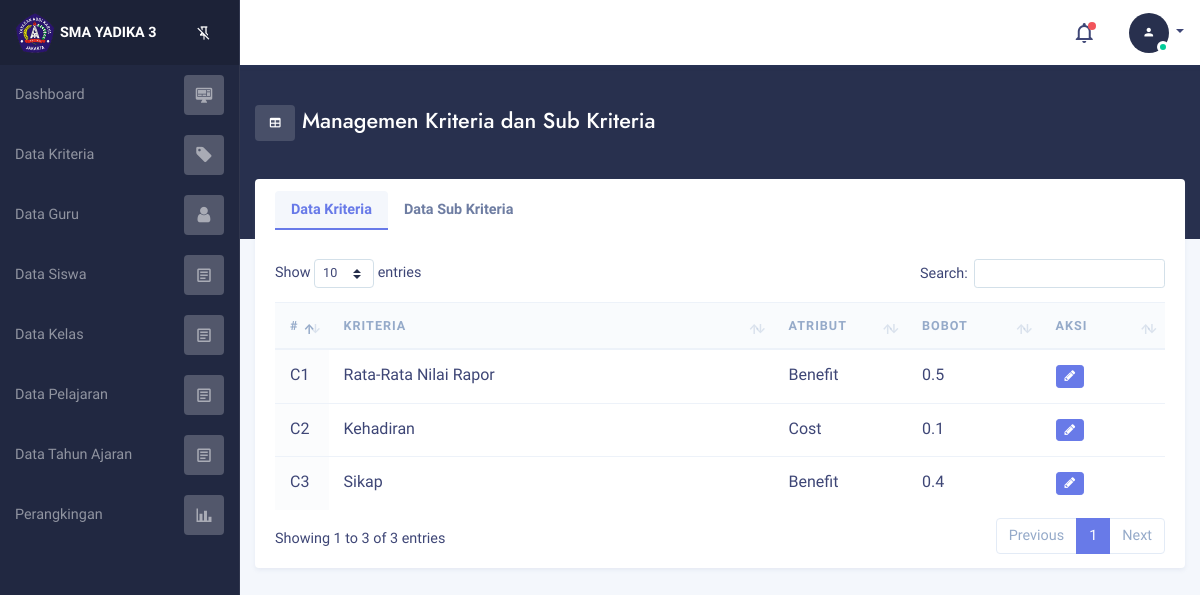
The app's page /index.php?p=kriteria (signed in) with its own data.
### tables this page shows
CREATE TABLE `tbl_kriteria`  (
  `id_kriteria` int(11) NOT NULL AUTO_INCREMENT,
  `nama_kriteria` varchar(150) NOT NULL,
  `atribut_kriteria` set('Benefit','Cost') NOT NULL,
  `bobot_kriteria` float NOT NULL,
  PRIMARY KEY (`id_kriteria`) USING BTREE
);

### pages/v_kriteria.php (the view, shortened to what this page needs)
<?php
   $kriteria = mysqli_query($db, "SELECT * from tbl_kriteria");
?>
<div class="bg-dark">
    <div class="container  m-b-30">
        <div class="row">
            <div class="col-12 text-white p-t-40 p-b-90">
                <h4 class=""> <span class="btn btn-white-translucent">
                        <i class="mdi mdi-table "></i></span> Managemen Kriteria dan Sub Kriteria
                </h4>
            </div>
        </div>
    </div>
</div>
<div class="container  pull-up">
    <div class="row">
        <div class="col-12">
            <div class="card mb-3">
                <div class="card-body">
                    <ul class="nav nav-tabs tab-line" id="myTab2" role="tablist">
                        <li class="nav-item">
                            <a class="nav-link active" id="kriteria-tab2" data-toggle="tab" href="#line-kriteria" role="tab"
                                aria-controls="kriteria" aria-selected="true">Data Kriteria</a>
                        </li>
                        <li class="nav-item">
                            <a class="nav-link" id="subkriteria-tab2" data-toggle="tab" href="#line-subkriteria" role="tab"
                                aria-controls="subkriteria" aria-selected="false">Data Sub Kriteria</a>
                        </li>
                    </ul>
                    <div class="tab-content" id="myTabContent2">
                        <div class="tab-pane fade active show" id="line-kriteria" role="tabpanel"
                            aria-labelledby="kriteria-tab">
                            <div class="table-responsive p-t-10">
                                <table id="example" class="table" style="width:100%">
                                    <thead>
                                        <tr>
                                            <th>#</th>
                                            <th>Kriteria</th>
                                            <th>Atribut</th>
                                            <th>Bobot</th>
                                            <th>Aksi</th>
                                        </tr>
                                    </thead>
                                    <tbody>
                                        <?php $no=1; while($row = mysqli_fetch_array($kriteria)) {?>
                                        <tr>
                                            <td width="3%">C<?=$row['id_kriteria']?></td>
                                            <td width="50%"><?=$row['nama_kriteria']?></td>
                                            <td width="15%"><?=$row['atribut_kriteria']?></td>
                                            <td width="15%"><?=$row['bobot_kriteria']?></td>
                                            <td>
                                                <a href="<?=BASE_URL?>/index.php?p=update_kriteria&id=<?=$row['id_kriteria']?>"
                                                    class="btn btn-sm btn-primary"><i class="fa fa-pencil"></i></a>
                                            </td>
                                        </tr>
                                        <?php }?>
                                    </tbody>
                                </table>
                            </div>
                        </div>
                    </div>
                </div>
            </div>
        </div>
    </div>
</div>

### template/header.php (shortened to what this page needs)
<!DOCTYPE html>
<html lang="en">
<head>
    <link rel="stylesheet" href="assets/vendor/pace/pace.css">
    <link rel="stylesheet" type="text/css" href="assets/vendor/bootstrap-datepicker/css/bootstrap-datepicker3.min.css">
    <link rel="stylesheet" type="text/css" href="assets/vendor/jquery-scrollbar/jquery.scrollbar.css">
    <link rel="stylesheet" href="assets/vendor/select2/css/select2.min.css">
    <link rel="stylesheet" href="assets/vendor/jquery-ui/jquery-ui.min.css">
    <link rel="stylesheet" href="assets/vendor/daterangepicker/daterangepicker.css">
    <link rel="stylesheet" href="assets/vendor/timepicker/bootstrap-timepicker.min.css">
    <link rel="stylesheet" href="assets/fonts/jost/jost.css">
    <link rel="stylesheet" href="https://stackpath.bootstrapcdn.com/font-awesome/4.7.0/css/font-awesome.min.css">
    <link rel="stylesheet" type="text/css" href="assets/fonts/materialdesignicons/materialdesignicons.min.css">
    <link rel="stylesheet" type="text/css" href="assets/css/atmos.css">
    <link rel="stylesheet" href="assets/vendor/DataTables/datatables.min.css">
    <link rel="stylesheet" href="assets/vendor/DataTables/DataTables-1.10.18/css/dataTables.bootstrap4.min.css">
</head>

### index.php (shortened to what this page needs)
<?php include "template/header.php";?>
<body class="sidebar-pinned">
    <?php include "template/sidebar.php";?>
    <main class="admin-main">
    <?php include "template/navbar.php";?>
        <section class="admin-content">
            <?php include "media.php";?>
        </section>
    </main>
</body>
</html>

### template/sidebar.php (shortened to what this page needs)
<aside class="admin-sidebar">
    <div class="admin-sidebar-brand">
        <img class="admin-brand-logo" src="assets/img/logo.png" width="40" alt="atmos Logo">
        <span class="admin-brand-content"><a href="index.html">SMA YADIKA 3</a></span>
        <div class="ml-auto">
            <a href="#" class="admin-pin-sidebar btn-ghost btn btn-rounded-circle"></a>
        </div>
    </div>
    <div class="admin-sidebar-wrapper js-scrollbar">
        <ul class="menu">
            <li class="menu-item <?=@$_GET['p']=='dashboard' || !$_GET['p']?'active':''?>">
                <a href="index.php?p=dashboard" class="menu-link">
                    <span class="menu-label">
                        <span class="menu-name">Dashboard
                        </span>
                    </span>
                    <span class="menu-icon">
                        <i class="icon-placeholder mdi mdi mdi-desktop-mac-dashboard"></i>
                    </span>
                </a>
            </li>
            <?php if($_SESSION['Role']=='Admin') {?>
            <li class="menu-item <?=@$_GET['p']=='kriteria'?'activate':''?>">
                <a href="index.php?p=kriteria" class="menu-link">
                    <span class="menu-label">
                        <span class="menu-name">Data Kriteria
                        </span>
                    </span>
                    <span class="menu-icon">
                        <i class="icon-placeholder fa fa-tag"></i>
                    </span>
                </a>
            </li>
            <li class="menu-item <?=(@$_GET['p']=='guru' || @$_GET['p']=='update_guru')?'active':''?>">
                <a href="index.php?p=guru" class="menu-link">
                    <span class="menu-label">
                        <span class="menu-name">Data Guru
                        </span>
                    </span>
                    <span class="menu-icon">
                        <i class="icon-placeholder fa fa-user"></i>
                    </span>
                </a>
            </li>
            <li class="menu-item <?=@$_GET['p']=='siswa'?'active':''?>">
                <a href="index.php?p=siswa" class="menu-link">
                    <span class="menu-label">
                        <span class="menu-name">Data Siswa
                        </span>
                    </span>
                    <span class="menu-icon">
                        <i class="icon-placeholder mdi mdi-file-document-box-outline"></i>
                    </span>
                </a>
            </li>
            <li class="menu-item <?=@$_GET['p']=='kelas'?'active':''?>">
                <a href="index.php?p=kelas" class="menu-link">
                    <span class="menu-label">
                        <span class="menu-name">Data Kelas
                        </span>
                    </span>
                    <span class="menu-icon">
                        <i class="icon-placeholder mdi mdi-file-document-box-outline"></i>
                    </span>
                </a>
            </li>
            <li class="menu-item <?=@$_GET['p']=='pelajaran'?'active':''?>">
                <a href="index.php?p=pelajaran" class="menu-link">
                    <span class="menu-label">
                        <span class="menu-name">Data Pelajaran
                        </span>
                    </span>
                    <span class="menu-icon">
                        <i class="icon-placeholder mdi mdi-file-document-box-outline"></i>
                    </span>
                </a>
            </li>
            <li class="menu-item <?=@$_GET['p']=='ajaran'?'active':''?>">
                <a href="index.php?p=ajaran" class="menu-link">
                    <span class="menu-label">
                        <span class="menu-name">Data Tahun Ajaran
                        </span>
                    </span>
                    <span class="menu-icon">
                        <i class="icon-placeholder mdi mdi-file-document-box-outline"></i>
                    </span>
                </a>
            </li>
            <?php }?>
            <?php if($_SESSION['Role']!='Guru') {?>
            <li class="menu-item <?=@$_GET['p']=='ranking'?'active':''?>">
                <a href="index.php?p=ranking" class="menu-link">
                    <span class="menu-label">
                        <span class="menu-name">Perangkingan
                        </span>
                    </span>
                    <span class="menu-icon">
                        <i class="icon-placeholder mdi mdi-chart-bar"></i>
                    </span>
                </a>
            </li>
            <?php }?>
        </ul>
    </div>
</aside>

### template/navbar.php (shortened to what this page needs)
<header class="admin-header">
    <nav class=" ml-auto">
        <ul class="nav align-items-center">
            <li class="nav-item">
                <div class="dropdown">
                    <a href="#" class="nav-link" data-toggle="dropdown" aria-haspopup="true" aria-expanded="false"> <i
                            class="mdi mdi-24px mdi-bell-outline"></i>
                        <span class="notification-counter"></span>
                    </a>
                </div>
            </li>
            <li class="nav-item dropdown ">
                <a class="nav-link dropdown-toggle" href="#" role="button" data-toggle="dropdown" aria-haspopup="true"
                    aria-expanded="false">
                    <div class="avatar avatar-sm avatar-online">
                        <span class="avatar-title rounded-circle bg-dark">
                            <i class="icon-placeholder mdi mdi-account"></i>
                        </span>
                    </div>
                </a>
            </li>
        </ul>
    </nav>
</header>

### media.php (shortened to what this page needs)
<?php
    $page = @$_GET['p'];
    if(!$page) {
        include "pages/v_dashboard.php";
    }else {
        switch($page){
            case "kriteria":
                include "pages/v_kriteria.php";
            break;
        }
    }
?>

### records on screen
tbl_kriteria: id_kriteria "1", nama_kriteria "Rata-Rata Nilai Rapor", atribut_kriteria "Benefit", bobot_kriteria "0.5"
tbl_kriteria: id_kriteria "2", nama_kriteria "Kehadiran", atribut_kriteria "Cost", bobot_kriteria "0.1"
tbl_kriteria: id_kriteria "3", nama_kriteria "Sikap", atribut_kriteria "Benefit", bobot_kriteria "0.4"
